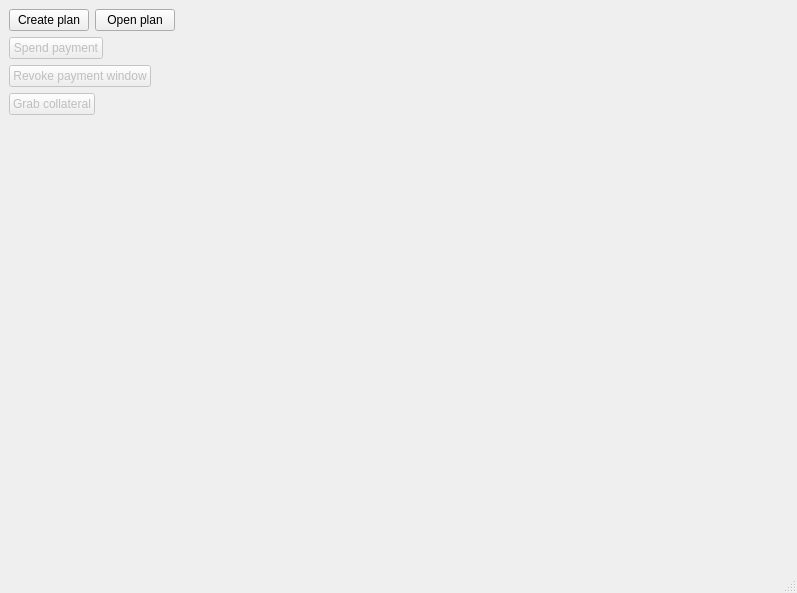
<?xml version="1.0" encoding="UTF-8"?>
<ui version="4.0">
 <class>MainWindow</class>
 <widget class="QMainWindow" name="MainWindow">
  <property name="enabled">
   <bool>true</bool>
  </property>
  <property name="geometry">
   <rect>
    <x>0</x>
    <y>0</y>
    <width>797</width>
    <height>593</height>
   </rect>
  </property>
  <property name="windowTitle">
   <string>Creditor</string>
  </property>
  <widget class="QWidget" name="centralwidget">
   <layout class="QVBoxLayout" name="verticalLayout">
    <item>
     <layout class="QVBoxLayout" name="verticalLayout_2" stretch="0,0,0,10,0">
      <item>
       <layout class="QHBoxLayout" name="horizontalLayout_2">
        <item>
         <layout class="QVBoxLayout" name="verticalLayout_3">
          <item>
           <layout class="QHBoxLayout" name="horizontalLayout">
            <item>
             <widget class="QPushButton" name="MakePlanButton">
              <property name="text">
               <string>Create plan</string>
              </property>
              <property name="default">
               <bool>false</bool>
              </property>
              <property name="flat">
               <bool>false</bool>
              </property>
             </widget>
            </item>
            <item>
             <widget class="QPushButton" name="openplanButton">
              <property name="text">
               <string>Open plan</string>
              </property>
             </widget>
            </item>
            <item>
             <spacer name="horizontalSpacer">
              <property name="orientation">
               <enum>Qt::Horizontal</enum>
              </property>
              <property name="sizeHint" stdset="0">
               <size>
                <width>40</width>
                <height>20</height>
               </size>
              </property>
             </spacer>
            </item>
           </layout>
          </item>
          <item>
           <layout class="QHBoxLayout" name="horizontalLayout_5">
            <item>
             <widget class="QPushButton" name="SpendButton">
              <property name="enabled">
               <bool>false</bool>
              </property>
              <property name="text">
               <string>Spend payment</string>
              </property>
             </widget>
            </item>
            <item>
             <spacer name="horizontalSpacer_5">
              <property name="orientation">
               <enum>Qt::Horizontal</enum>
              </property>
              <property name="sizeHint" stdset="0">
               <size>
                <width>40</width>
                <height>20</height>
               </size>
              </property>
             </spacer>
            </item>
           </layout>
          </item>
          <item>
           <layout class="QHBoxLayout" name="horizontalLayout_3">
            <item>
             <widget class="QPushButton" name="RevokeButton">
              <property name="enabled">
               <bool>false</bool>
              </property>
              <property name="text">
               <string>Revoke payment window</string>
              </property>
             </widget>
            </item>
            <item>
             <spacer name="horizontalSpacer_3">
              <property name="orientation">
               <enum>Qt::Horizontal</enum>
              </property>
              <property name="sizeHint" stdset="0">
               <size>
                <width>40</width>
                <height>20</height>
               </size>
              </property>
             </spacer>
            </item>
           </layout>
          </item>
          <item>
           <layout class="QHBoxLayout" name="horizontalLayout_4">
            <item>
             <widget class="QPushButton" name="GrabButton">
              <property name="enabled">
               <bool>false</bool>
              </property>
              <property name="text">
               <string>Grab collateral</string>
              </property>
             </widget>
            </item>
            <item>
             <spacer name="horizontalSpacer_4">
              <property name="orientation">
               <enum>Qt::Horizontal</enum>
              </property>
              <property name="sizeHint" stdset="0">
               <size>
                <width>40</width>
                <height>20</height>
               </size>
              </property>
             </spacer>
            </item>
           </layout>
          </item>
         </layout>
        </item>
        <item>
         <layout class="QVBoxLayout" name="balance_place"/>
        </item>
       </layout>
      </item>
      <item>
       <spacer name="verticalSpacer">
        <property name="orientation">
         <enum>Qt::Vertical</enum>
        </property>
        <property name="sizeType">
         <enum>QSizePolicy::Fixed</enum>
        </property>
        <property name="sizeHint" stdset="0">
         <size>
          <width>20</width>
          <height>10</height>
         </size>
        </property>
       </spacer>
      </item>
      <item>
       <layout class="QHBoxLayout" name="plan_place">
        <property name="sizeConstraint">
         <enum>QLayout::SetDefaultConstraint</enum>
        </property>
       </layout>
      </item>
      <item>
       <layout class="QVBoxLayout" name="plan_status_place">
        <property name="sizeConstraint">
         <enum>QLayout::SetMaximumSize</enum>
        </property>
       </layout>
      </item>
      <item>
       <spacer name="verticalSpacer_2">
        <property name="orientation">
         <enum>Qt::Vertical</enum>
        </property>
        <property name="sizeType">
         <enum>QSizePolicy::MinimumExpanding</enum>
        </property>
        <property name="sizeHint" stdset="0">
         <size>
          <width>20</width>
          <height>10</height>
         </size>
        </property>
       </spacer>
      </item>
     </layout>
    </item>
   </layout>
  </widget>
  <widget class="QMenuBar" name="menubar">
   <property name="geometry">
    <rect>
     <x>0</x>
     <y>0</y>
     <width>797</width>
     <height>20</height>
    </rect>
   </property>
  </widget>
  <widget class="QStatusBar" name="statusbar"/>
 </widget>
 <resources/>
 <connections/>
</ui>
